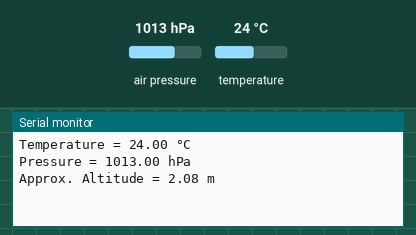
This sketch was run on a simulated Raspberry Pi Pico. Parts: the last lines printed to the serial monitor. The test bench sets the inputs (shaded band); at power-on: air pressure 1013 hPa, temperature 24 °C.

Above: at 2.2 s.
2.3 s: air pressure set to 952 hPa
At 3.5 s:
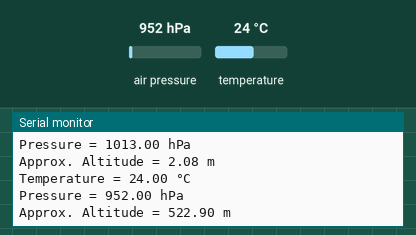
3.8 s: temperature set to 12 °C
At 5.2 s:
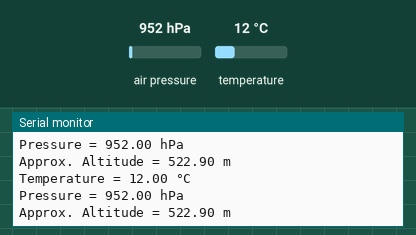
5.3 s: air pressure set to 975 hPa
At 8.0 s:
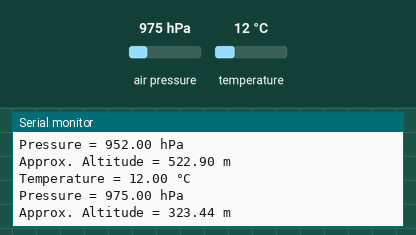
Timing chart, 0 to 9.5 s (numbered marks = the images above; inputs shaded):
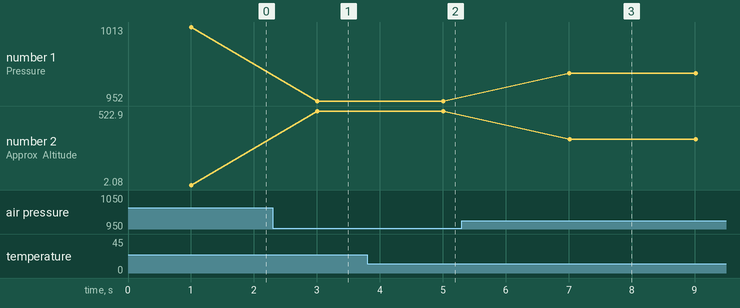

Measured:
- after the input at 2.3 s, the serial monitor: prints a new line after 0.71 s (image 1)
- after the input at 3.8 s, the serial monitor: prints a new line after 1.2 s (image 2)
- after the input at 5.3 s, the serial monitor: prints a new line after 1.7 s (image 3)
- plotted number 1: 1013 → 952 after the input at 2.3 s, 952 → 975 after the input at 5.3 s
- plotted number 2: 2.08 → 522.9 after the input at 2.3 s, 522.9 → 323.44 after the input at 5.3 s

The sketch:

sensor_arduino.ino
```cpp
#include <Wire.h>
#include <Adafruit_BMP280.h>

Adafruit_BMP280 bmp; // Use I2C interface

void setup() {
  Serial.begin(115200);
  while (!Serial);
  delay(1000);

  // Set explicit I2C pins for RP2040-Zero (GP0 for SDA, GP1 for SCL)
  Wire.setSDA(0);
  Wire.setSCL(1);
  Wire.begin();

  // Initialize BMP280 with address 0x76 (change to 0x77 if SDO is pulled high)
  if (!bmp.begin(0x76)) {
    Serial.println(F("Could a valid BMP280 sensor be found, check wiring!"));
    while (1);
  }

  // Default sensor configuration settings
  bmp.setSampling(Adafruit_BMP280::MODE_NORMAL,
                  Adafruit_BMP280::SAMPLING_X2,     // Temperature oversampling
                  Adafruit_BMP280::SAMPLING_X16,    // Pressure oversampling
                  Adafruit_BMP280::FILTER_X16,      // Filtering
                  Adafruit_BMP280::STANDBY_MS_500); // Standby time
}

void loop() {
  Serial.print(F("Temperature = "));
  Serial.print(bmp.readTemperature());
  Serial.println(F(" °C"));

  Serial.print(F("Pressure = "));
  Serial.print(bmp.readPressure() / 100.0); // Convert Pa to hPa
  Serial.println(F(" hPa"));

  Serial.print(F("Approx. Altitude = "));
  Serial.print(bmp.readAltitude(1013.25)); // Standard sea-level pressure in hPa
  Serial.println(F(" m"));

  Serial.println();
  delay(2000);
}
```
